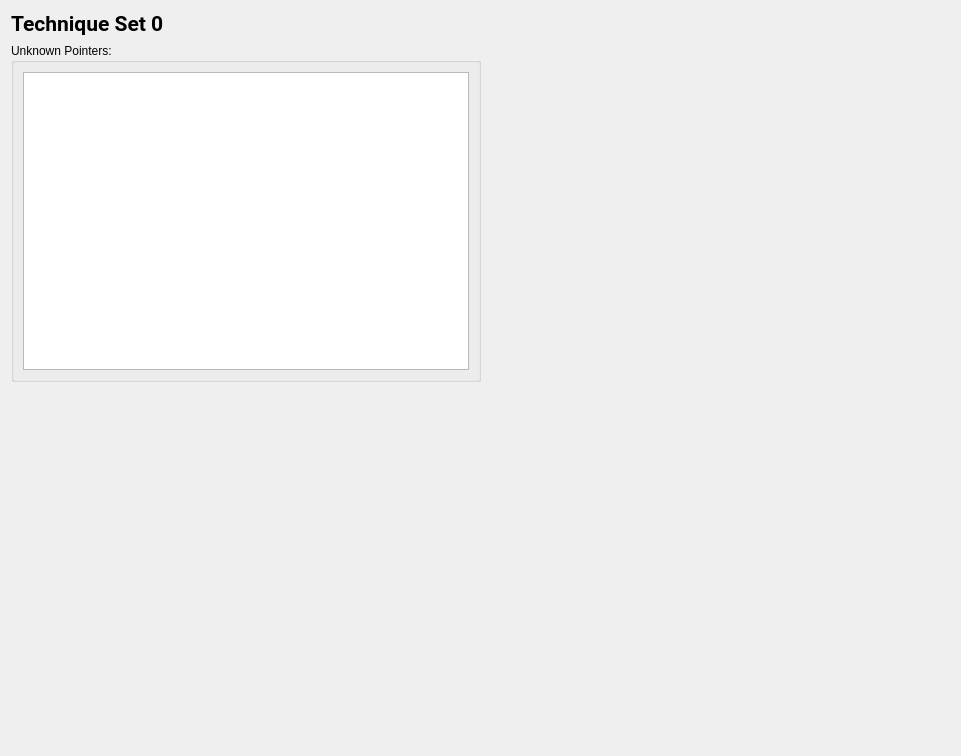
<?xml version="1.0" encoding="UTF-8"?>
<ui version="4.0">
 <class>TechSetViewer</class>
 <widget class="QWidget" name="TechSetViewer">
  <property name="geometry">
   <rect>
    <x>0</x>
    <y>0</y>
    <width>961</width>
    <height>756</height>
   </rect>
  </property>
  <property name="windowTitle">
   <string>Form</string>
  </property>
  <layout class="QVBoxLayout" name="verticalLayout_2">
   <item>
    <widget class="QLabel" name="label_Title">
     <property name="font">
      <font>
       <family>Roboto</family>
       <pointsize>16</pointsize>
       <bold>true</bold>
      </font>
     </property>
     <property name="text">
      <string>Technique Set 0</string>
     </property>
    </widget>
   </item>
   <item>
    <layout class="QHBoxLayout" name="horizontalLayout">
     <item>
      <widget class="QGroupBox" name="groupBox">
       <property name="title">
        <string>Unknown Pointers:</string>
       </property>
       <layout class="QVBoxLayout" name="verticalLayout">
        <item>
         <widget class="QListWidget" name="listWidget_Ptrs"/>
        </item>
       </layout>
      </widget>
     </item>
     <item>
      <spacer name="horizontalSpacer">
       <property name="orientation">
        <enum>Qt::Orientation::Horizontal</enum>
       </property>
       <property name="sizeHint" stdset="0">
        <size>
         <width>40</width>
         <height>20</height>
        </size>
       </property>
      </spacer>
     </item>
    </layout>
   </item>
   <item>
    <spacer name="verticalSpacer">
     <property name="orientation">
      <enum>Qt::Orientation::Vertical</enum>
     </property>
     <property name="sizeHint" stdset="0">
      <size>
       <width>20</width>
       <height>363</height>
      </size>
     </property>
    </spacer>
   </item>
  </layout>
 </widget>
 <resources/>
 <connections/>
</ui>
